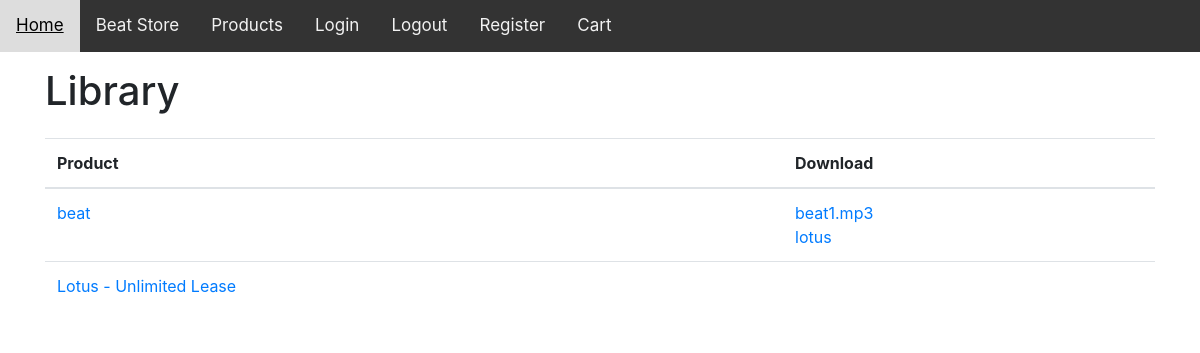
Page /library/ (signed in) on the committed database.
### products/models.py (models this page shows, shortened)
class Product(models.Model):
    title = models.CharField(max_length=120)
    slug = models.SlugField(blank=True, unique=True)
    description = models.TextField()
    price = models.DecimalField(decimal_places=2, max_digits=20, default=99.99)
    image = models.ImageField(upload_to=upload_media_path, null=True, blank=True)
    featured = models.BooleanField(default=False)
    active = models.BooleanField(default=True)
    timestamp = models.DateTimeField(auto_now_add=True)
    is_digital = models.BooleanField(default=False) # User Library
    is_beat = models.BooleanField()
    objects = ProductManager()
    def get_downloads(self):
        qs = self.productfile_set.all()
        return qs

class ProductFile(models.Model):
    product         = models.ForeignKey(Product, on_delete=models.PROTECT)
    name            = models.CharField(max_length=120, null=True, blank=True)
    file            = models.FileField(
                        upload_to=upload_product_file_loc,
                        storage=ProtectedS3Storage(),  ### use location=settings.PROTECTED_ROOT for local
                        )
    free            = models.BooleanField(default=False) # purchase required
    user_required   = models.BooleanField(default=False) # user doesn't matter
    @property
    def display_name(self):
        og_name = get_filename(self.file.name)
        if self.name:
            return self.name
        return og_name
    def get_download_url(self):
        return reverse("products:download", kwargs={"slug": self.product.slug, "pk": self.pk})

### orders/views.py (the view)
# urls.py: path('library/', LibraryView.as_view(), name='library'),
class LibraryView(LoginRequiredMixin, ListView):
    template_name = 'orders/library.html'
    def get_queryset(self):
        return ProductPurchase.objects.products_by_request(self.request)

### billing/models.py (called while the page is built)
    def new_or_get(self, request):
        user = request.user
        guest_email_id = request.session.get('guest_email_id')
        created = False
        obj = None
        if user.is_authenticated:
            obj, created = self.model.objects.get_or_create(
                            user=user, email=user.email)
        elif guest_email_id is not None:
            guest_email_obj = GuestEmail.objects.get(id=guest_email_id)
            obj, created = self.model.objects.get_or_create(
                            email=guest_email_obj.email)
        else:
            pass
        return obj, created

### orders/models.py (called while the page is built)
    def digital(self):
        return self.filter(product__is_digital=True)

    def by_request(self, request):
        billing_profile, created = BillingProfile.objects.new_or_get(request)
        return self.filter(billing_profile=billing_profile)

    def get_queryset(self):
        return ProductPurchaseQuerySet(self.model, using=self._db)

    def by_request(self, request):
        return self.get_queryset().by_request(request)

    def products_by_id(self, request):
        qs = self.by_request(request).digital()
        ids_ = [x.product.id for x in qs]
        return ids_

    def products_by_request(self, request):
        ids_ = self.products_by_id(request)
        products_qs = Product.objects.filter(id__in=ids_).distinct()
        return products_qs

### products/models.py (called while the page is built)
    def get_queryset(self):
        return ProductQuerySet(self.model, using=self._db)

### splitcloud/utils.py (called while the page is built)
def get_filename(path):
    return os.path.basename(path)

### orders/templates/orders/library.html
{% extends "base.html" %}
{% block content %}
<div class='row'>
  <div class='col-12'>
    <h1>Library</h1>
    </div>
    </div>
<div class='row'>
  <div class='col'>
    <table class='table'>
      <thead><th>Product</th><th>Download</th></thead>
      <tbody>
        {% for object in object_list %}
          <tr>
            <td><a href='{{ object.product.get_absolute_url }}'>{{ object.title }}</td>
            <td>{% for download in object.get_downloads %}
                  <a href="{{ download.get_download_url }}">{{ download.display_name }}</a><br/>
                {% endfor %}
                </td>
            </tr>
            {% empty %}
            <tr><td colspan='3'></td></tr>
        {% endfor %}
{% endblock %}

### static_scp/css/base.css (style rules this page uses)
* { box-sizing: border-box; }
body, html { height: 100%; box-sizing: border-box; margin: 0px; padding: 0px; }
[class*="col-"] { width: 100%; }
@media only screen and (min-width: 768px) { .col-12 { width: 100%; } }
[class*="col-"] { float: left; padding: 15px; }
.row::after { content: ""; clear: both; display: table; }

### rows in the picture
Product: title "beat"
ProductFile: display_name "beat1.mp3"
ProductFile: display_name "lotus"
Product: title "Lotus - Unlimited Lease"
